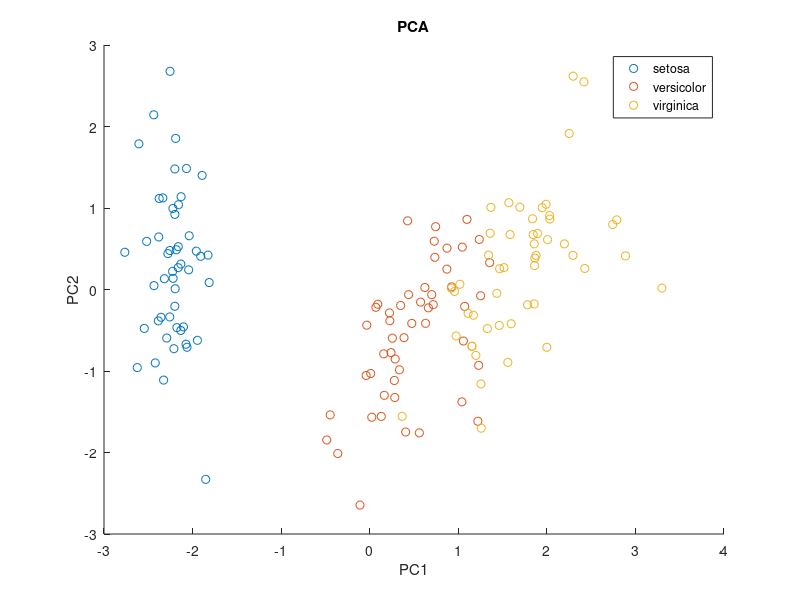

Recreate this plot in MATLAB.
% 1.读取原始数据
load fisheriris;
X = meas;

% 去原始数据的前两列 画图
% figure;
% gscatter(X(:,1),X(:,2),species);
% xlabel('PC1');
% ylabel('PC2');
% title('原始的数据画图');


% 2.中心化
X_mean = mean(X);

X_std = std(X);    %求标准差 消除量纲    

[X_row,X_col] = size(X); %求Xtrain行、列数               
xxx1=repmat(X_mean,X_row,1); %均值列矩阵
xxx2=repmat(X_std,X_row,1); % 标准差列矩阵 标准差乘以 样本列
X_center=(X- xxx1)./xxx2;   % 减去均值 消除量纲



% 3.确认协方差矩阵的特征值和特征向量
% 求协方差矩阵
cov_mat = cov(X_center);
% 求特征值和特征向量
[V,D] = eig(cov_mat);

% 取对角线值
eigenvalues = diag(D);
% 降序排列特征值
[~,idx] = sort(eigenvalues,'descend');
V_sort = V(:,idx);

% 取前两列 正常取维度应该求占整体特征值 90% 以上的
k = 2;
V_k = V_sort(:,1:k);
% 得到降维之后的矩阵
X_pca = X_center * V_k;

%图形化
figure;
gscatter(X_pca(:,1),X_pca(:,2),species);
xlabel('PC1');
ylabel('PC2');
title('PCA');